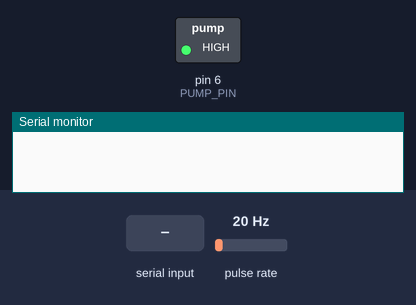
Bench run of a sketch on a simulated Arduino Uno, built with avr-gcc and run on an emulated ATmega328P. On the bench: switched loads named in the sketch (green lamp = pin HIGH), the last lines printed to the serial monitor. Wiring (inferred from the names in the program): pulse sensor: data pin 2. The inputs (shaded band) are chosen by the test bench; at power-on: pulse rate 20 Hz.

Above: at 1.2 s.
1.3 s: "off" received over Serial
At 4.0 s:
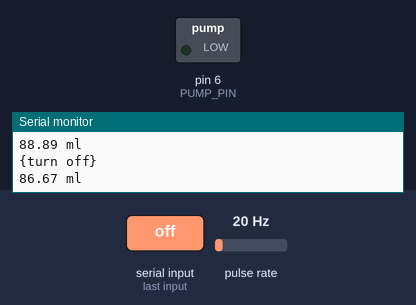
4.3 s: "on" received over Serial
At 6.4 s:
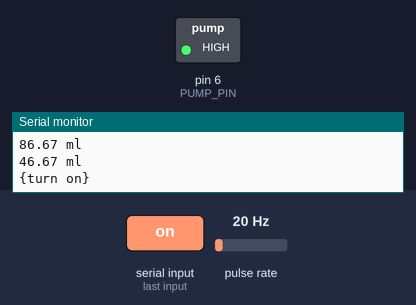
Timing chart, 0 to 7.9 s (numbered marks = the images above; inputs shaded):
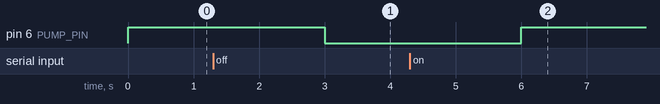

Measured:
- after the input at 1.3 s, pin 6 (PUMP_PIN): HIGH → LOW after 1.7 s
- after the input at 4.3 s, pin 6 (PUMP_PIN): LOW → HIGH after 1.7 s

The sketch:

flow_control.ino
```cpp
#include "Pump.h"
#include "Utils.h"

unsigned long tBuf;
void setup()
{
   PumpSetUp();
   Serial.begin(9600);
   tBuf = millis();
}
void loop()
{
   PumpTick();
   delay(1000);
   if (DelayAsync(tBuf, 1000))
   {
      Serial.print(ReadFlowMeter()), Serial.println(" ml");
   }
   while(Serial.available())
   {
      String res = Serial.readString();
      res.trim();

      if (res == "on")
      {
         OnPump();
      }
      else if(res == "off")
      {
         OffPump();
      }
   }
}
```

Pump.cpp
```cpp
#include "Pump.h"

volatile int flow_frequency; // Measures flow meter pulses
bool PUMP_SWITCH = true;

void flow() // Interrupt function
{
   flow_frequency++;
}

void PumpSetUp()
{
   pinMode(PUMP_PIN, OUTPUT);
   pinMode(FLOWMETER_PIN, INPUT);
   attachInterrupt(digitalPinToInterrupt(FLOWMETER_PIN), flow, RISING);
   sei();
}

float ReadFlowMeter()
{
   // Pulse frequency (Hz) = 7.5Q, Q is flow rate in L/min. (Results in +/- 3% range)
   float ml = (( flow_frequency / 7.5 ) * 1000) / 60;
   flow_frequency = 0;
   return ml;
}

void PumpTick()
{
   if(PUMP_SWITCH)
   {
      analogWrite(PUMP_PIN, 255);
   }
   else
   {
      analogWrite(PUMP_PIN, 0);
   }
}

void OnPump()
{
   PUMP_SWITCH = true;
   Serial.println("{turn on}");
}

void OffPump()
{
   PUMP_SWITCH = false;
   Serial.println("{turn off}");
}
```

Pump.h
```cpp
#pragma once
#define FLOWMETER_PIN 2
#define PUMP_PIN 6
#include <Arduino.h>

void PumpSetUp();
void OnPump();
void OffPump();
void PumpTick();
float ReadFlowMeter();
```

Utils.h
```cpp
#pragma once
#include <Arduino.h>
inline bool DelayAsync(unsigned long &time_buf, int ms)
{
   unsigned long cur = millis();
   if (cur >= time_buf + ms)
   {
      time_buf = cur;
      return true;
   }
   return false;
}
```
